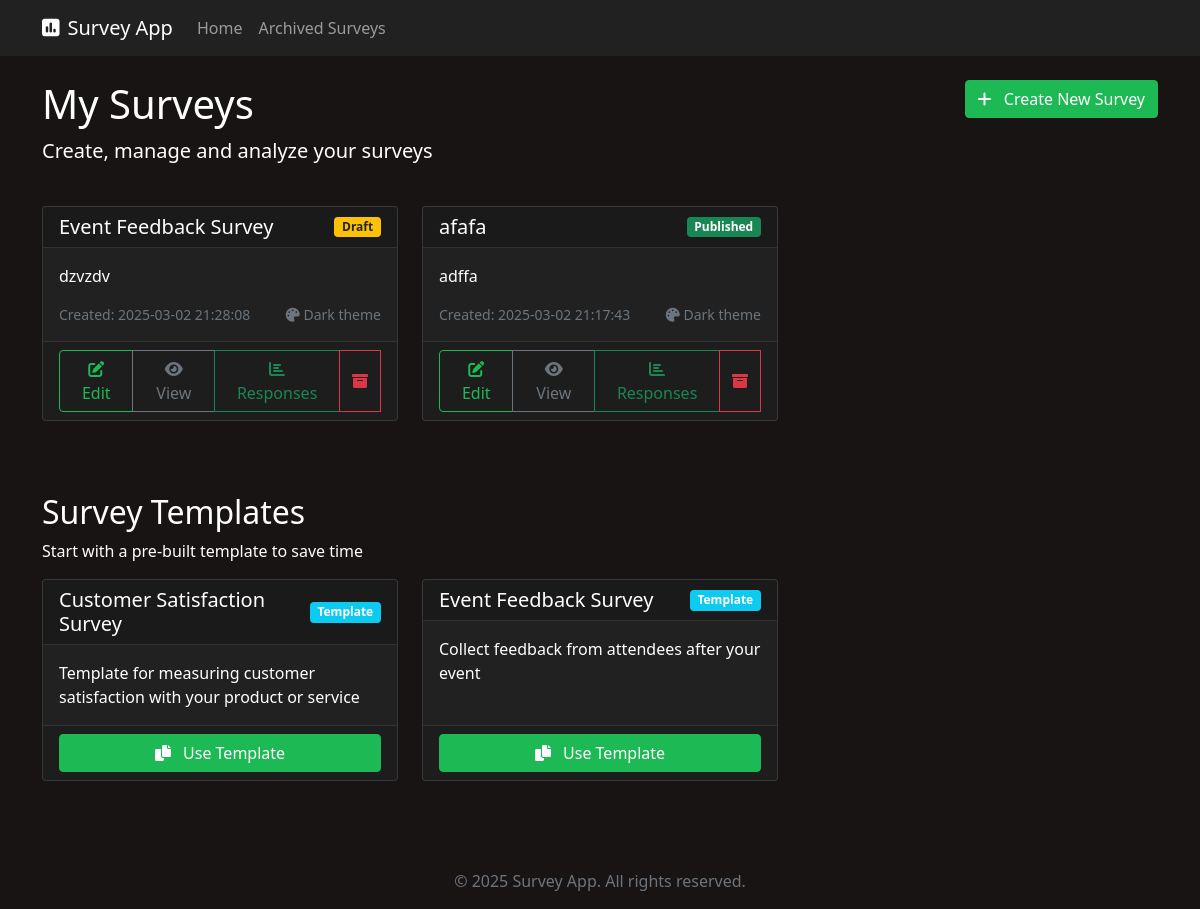
The page / on the database its author committed.
### tables this page shows
CREATE TABLE surveys (
            id INTEGER PRIMARY KEY AUTOINCREMENT,
            title TEXT NOT NULL,
            description TEXT,
            created_at TIMESTAMP DEFAULT CURRENT_TIMESTAMP,
            creator_ip TEXT,
            creator_email TEXT,
            theme TEXT DEFAULT 'dark',
            header_image TEXT,
            logo_image TEXT,
            is_template INTEGER DEFAULT 0,
            published INTEGER DEFAULT 0,
            archived INTEGER DEFAULT 0,
            expiry_date DATE
        );

### app.py (the view)
@app.route('/')
def index():
    with DatabaseConnection() as conn:
        surveys = conn.execute(
            'SELECT * FROM surveys WHERE (creator_ip = ? OR creator_ip IS NULL) AND is_template = 0 AND archived = 0 ORDER BY created_at DESC',
            (request.remote_addr,)
        ).fetchall()
        templates = conn.execute('SELECT * FROM surveys WHERE is_template = 1').fetchall()
    return render_template('index.html', surveys=surveys, templates=templates)

### app.py (called while the page is built)
@app.context_processor
def utility_processor():
    return {
        'now': datetime.datetime.now,
        'format_date': lambda date, format='%Y-%m-%d': date.strftime(format) if date else '',
        'format_currency': lambda amount: f"${amount:.2f}" if amount is not None else '$0.00'
    }

    def __enter__(self):
        self.conn = sqlite3.connect(self.db_path)
        self.conn.row_factory = sqlite3.Row
        return self.conn

    def __exit__(self, exc_type, exc_val, exc_tb):
        if self.conn:
            if exc_type is not None:
                self.conn.rollback()
            else:
                self.conn.commit()
            self.conn.close()

### templates/index.html (shortened to what this page needs)
{% extends "base.html" %}
{% block content %}
<div class="row mb-4">
    <div class="col-md-8">
        <h1>My Surveys</h1>
        <p class="lead">Create, manage and analyze your surveys</p>
    </div>
    <div class="col-md-4 text-end">
        <button type="button" class="btn btn-primary" data-bs-toggle="modal" data-bs-target="#createSurveyModal">
            <i class="fas fa-plus me-2"></i> Create New Survey
        </button>
    </div>
</div>
{% if surveys %}
    <div class="row">
        {% for survey in surveys %}
            <div class="col-md-6 col-lg-4 mb-4">
                <div class="card h-100">
                    <div class="card-header d-flex justify-content-between align-items-center">
                        <h5 class="mb-0">{{ survey.title }}</h5>
                        {% if survey.published %}
                            <span class="badge bg-success">Published</span>
                        {% else %}
                            <span class="badge bg-warning text-dark">Draft</span>
                        {% endif %}
                    </div>
                    <div class="card-body">
                        <p class="card-text">{{ survey.description or "No description provided." }}</p>
                        <div class="d-flex justify-content-between align-items-center">
                            <small class="text-muted">Created: {{ survey.created_at }}</small>
                            <small class="text-muted">
                                <i class="fas fa-palette"></i> {{ survey.theme|capitalize }} theme
                            </small>
                        </div>
                    </div>
                    <div class="card-footer">
                        <div class="btn-group w-100">
                            <a href="{{ url_for('edit_survey', survey_id=survey.id) }}" class="btn btn-outline-primary">
                                <i class="fas fa-edit"></i> Edit
                            </a>
                            <a href="{{ url_for('view_survey', survey_id=survey.id) }}" class="btn btn-outline-secondary">
                                <i class="fas fa-eye"></i> View
                            </a>
                            <a href="{{ url_for('view_responses', survey_id=survey.id) }}" class="btn btn-outline-success">
                                <i class="fas fa-chart-bar"></i> Responses
                            </a>
                            <button type="button" class="btn btn-outline-danger"
                                    onclick="confirmAction('Are you sure you want to archive this survey?', function() {
                                        document.getElementById('archive-form-{{ survey.id }}').submit();
                                    })">
                                <i class="fas fa-archive"></i>
                            </button>
                        </div>
                    </div>
                </div>
            </div>
        {% endfor %}
    </div>
{% else %}
    <div class="alert alert-info">
        <i class="fas fa-info-circle me-2"></i> You don't have any surveys yet. Create your first survey to get started!
    </div>
{% endif %}
<div class="row mt-5">
    <div class="col-12">
        <h2>Survey Templates</h2>
        <p>Start with a pre-built template to save time</p>
    </div>
</div>
<div class="row">
    {% for template in templates %}
        <div class="col-md-6 col-lg-4 mb-4">
            <div class="card h-100">
                <div class="card-header d-flex justify-content-between align-items-center">
                    <h5 class="mb-0">{{ template.title }}</h5>
                    <span class="badge bg-info">Template</span>
                </div>
                <div class="card-body">
                    <p class="card-text">{{ template.description }}</p>
                </div>
                <div class="card-footer">
                    <button type="button" class="btn btn-primary w-100" data-bs-toggle="modal" data-bs-target="#useTemplateModal"
                            data-template-id="{{ template.id }}" data-template-title="{{ template.title }}">
                        <i class="fas fa-copy me-2"></i> Use Template
                    </button>
                </div>
            </div>
        </div>
    {% endfor %}
</div>
{% endblock %}

### templates/base.html (shortened to what this page needs)
<!DOCTYPE html>
<html lang="en">
<head>
    <link href="https://cdn.jsdelivr.net/npm/bootstrap@5.1.3/dist/css/bootstrap.min.css" rel="stylesheet">
    <link rel="stylesheet" href="https://cdnjs.cloudflare.com/ajax/libs/font-awesome/6.0.0-beta3/css/all.min.css">
    <link rel="stylesheet" href="{{ url_for('static', filename='css/style.css') }}">
</head>
<body class="theme-{{ survey.theme if survey else 'dark' }}">
    <nav class="navbar navbar-expand-lg navbar-dark">
        <div class="container">
            <a class="navbar-brand" href="{{ url_for('index') }}">
                <i class="fas fa-poll me-2"></i>Survey App
            </a>
            <div class="collapse navbar-collapse" id="navbarNav">
                <ul class="navbar-nav">
                    <li class="nav-item">
                        <a class="nav-link" href="{{ url_for('index') }}">Home</a>
                    </li>
                    <li class="nav-item">
                        <a class="nav-link" href="{{ url_for('archived_surveys') }}">Archived Surveys</a>
                    </li>
                </ul>
            </div>
        </div>
    </nav>
    <div class="container mt-4 mb-5">
        {% block content %}{% endblock %}
    </div>
    <footer class="footer mt-auto py-3">
        <div class="container text-center">
            <span class="text-muted">&copy; {{ now().year }} Survey App. All rights reserved.</span>
        </div>
    </footer>
</body>
</html>

### static/css/style.css (style rules this page uses)
:root { --spotify-green: #1DB954; --spotify-black: #191414; --spotify-dark-gray: #212121; --spotify-light-gray: #535353; --spotify-white: #FFFFFF; --blue-primary: #0A84FF; --blue-dark: #0D1117; --blue-light: #161B22; --purple-primary: #8A2BE2; --purple-dark: #1E0E2A; --purple-light: #2D1646; --accent-color: var(--spotify-green); }
body.theme-dark { background-color: var(--spotify-black); color: var(--spotify-white); }
.theme-dark .navbar { background-color: var(--spotify-dark-gray); }
.theme-dark .card { background-color: var(--spotify-dark-gray); border-color: rgba(255, 255, 255, 0.1); }
.theme-dark .card-header { background-color: rgba(0, 0, 0, 0.2); border-bottom: 1px solid rgba(255, 255, 255, 0.1); }
.theme-dark .card-footer { background-color: rgba(0, 0, 0, 0.1); border-top: 1px solid rgba(255, 255, 255, 0.1); }
.btn-primary { background-color: var(--accent-color); border-color: var(--accent-color); }
.btn-outline-primary { color: var(--accent-color); border-color: var(--accent-color); }

### rows shown on the page
surveys: title "Event Feedback Survey", published "Draft", description "dzvzdv", created_at "2025-03-02 21:28:08", theme "Dark"
surveys: title "afafa", published "Published", description "adffa", created_at "2025-03-02 21:17:43", theme "Dark"
surveys: title "Customer Satisfaction Survey", description "Template for measuring customer satisfaction with your product or service"
surveys: title "Event Feedback Survey", description "Collect feedback from attendees after your event"
